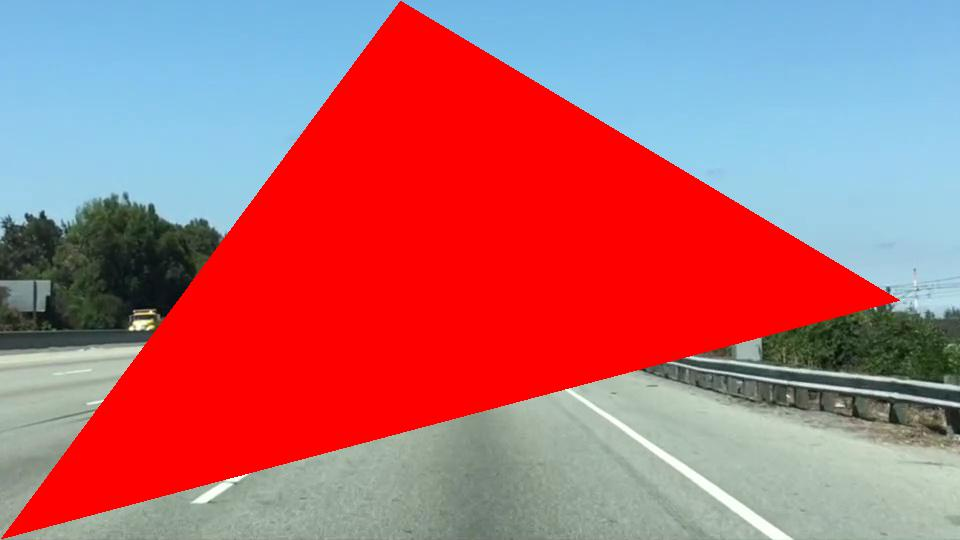

Recreate this plot in Python.
import matplotlib.pyplot as plt
import matplotlib.image as mpimg
import numpy as np

# Read in the image and print out some stats
image = mpimg.imread('test.jpg')
print('This image is: ', type(image), 'with dimensions:', image.shape)

# Grab the x and y size and make a copy of the image
ysize = image.shape[0]
xsize = image.shape[1]
region_select = np.copy(image)

# Define a triangle region of interest 
# Keep in mind the origin (x=0, y=0) is in the upper left in image processing
# Note: if you run this code, you'll find these are not sensible values!!
# But you'll get a chance to play with them soon in a quiz 
left_bottom = [0, 539]
right_bottom = [900, 300]
apex = [400, 0]

# Fit lines (y=Ax+B) to identify the  3 sided region of interest
# np.polyfit() returns the coefficients [A, B] of the fit
fit_left = np.polyfit((left_bottom[0], apex[0]), (left_bottom[1], apex[1]), 1)
fit_right = np.polyfit((right_bottom[0], apex[0]), (right_bottom[1], apex[1]), 1)
fit_bottom = np.polyfit((left_bottom[0], right_bottom[0]), (left_bottom[1], right_bottom[1]), 1)


# Find the region inside the lines
XX, YY = np.meshgrid(np.arange(0, xsize), np.arange(0, ysize))
region_thresholds = (YY > (XX*fit_left[0] + fit_left[1])) & \
                    (YY > (XX*fit_right[0] + fit_right[1])) & \
                    (YY < (XX*fit_bottom[0] + fit_bottom[1]))
print(region_thresholds)

# Color pixels red which are inside the region of interest
region_select[region_thresholds] = [255, 0, 0]

# Display the image                 
# plt.imshow(region_select)
# plt.show()
mpimg.imsave("image2.jpg", region_select)
